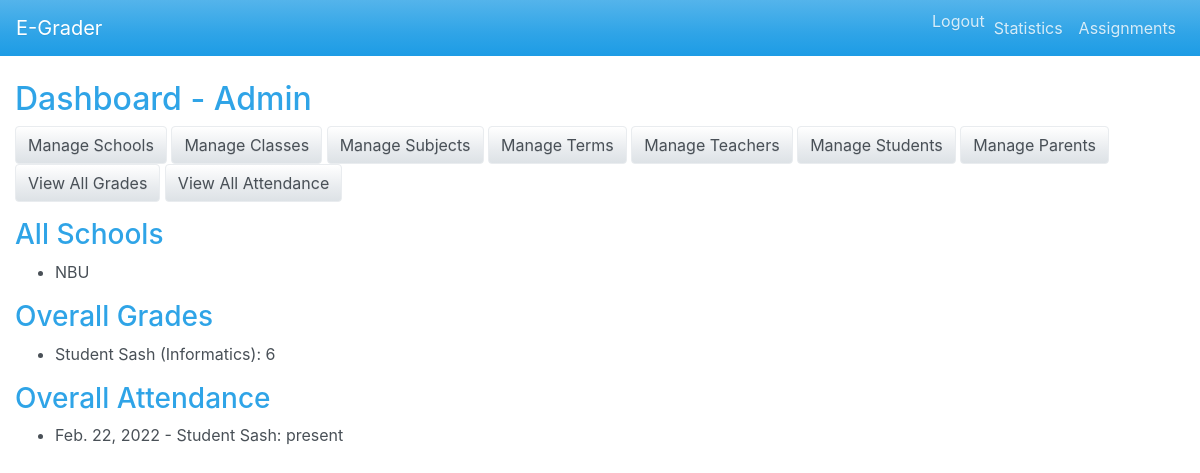
/ (signed in), run on an earlier commit of the app's database.
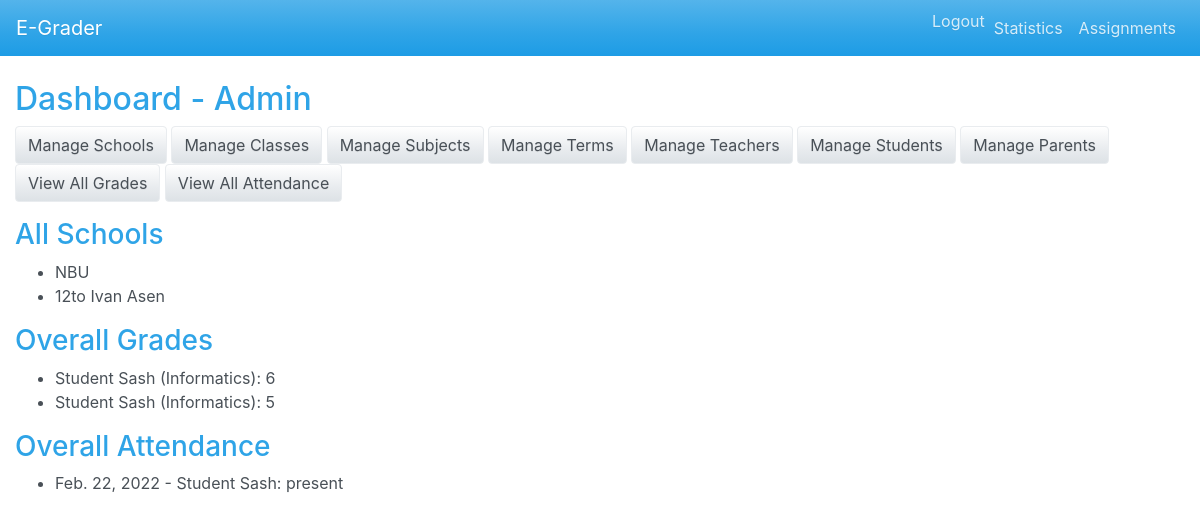
And on a later commit of the database.
### core/models.py (models this page shows, shortened)
class School(models.Model):
    name = models.CharField(max_length=255)
    address = models.TextField()

class Grade(models.Model):
    student = models.ForeignKey(Student, on_delete=models.CASCADE)
    subject = models.ForeignKey(Subject, on_delete=models.CASCADE)
    teacher = models.ForeignKey(Teacher, on_delete=models.CASCADE)
    term = models.ForeignKey(ProgramTerm, on_delete=models.CASCADE)
    value = models.PositiveSmallIntegerField()
    date = models.DateField(auto_now_add=True)

class Student(models.Model):
    user = models.OneToOneField(User, on_delete=models.CASCADE)
    school = models.ForeignKey(School, on_delete=models.CASCADE)
    class_year = models.ForeignKey(ClassYear, on_delete=models.SET_NULL, null=True, blank=True)

class User(AbstractUser):
    role = models.CharField(max_length=20, choices=ROLE_CHOICES)

class Subject(models.Model):
    name = models.CharField(max_length=100)

class Attendance(models.Model):
    student = models.ForeignKey(Student, on_delete=models.CASCADE)
    subject = models.ForeignKey(Subject, on_delete=models.CASCADE)
    teacher = models.ForeignKey(Teacher, on_delete=models.CASCADE)
    date = models.DateField()
    status = models.CharField(max_length=10, choices=ATTENDANCE_STATUS)

### core/views.py (the view)
# urls.py: path('', DashboardView.as_view(), name='dashboard'),
@method_decorator(login_required, name='dispatch')
class DashboardView(TemplateView):
    template_name = 'dashboard.html'
    def get_context_data(self, **kwargs):
        context = super().get_context_data(**kwargs)
        user = self.request.user
        role = user.role
        context['role'] = role
        if role == 'teacher':
            context['grades'] = Grade.objects.filter(teacher__user=user)
            context['attendance'] = Attendance.objects.filter(teacher__user=user)
        elif role == 'parent':
            context['grades'] = Grade.objects.filter(student__parents__user=user)
            context['attendance'] = Attendance.objects.filter(student__parents__user=user)
        elif role == 'student':
            context['grades'] = Grade.objects.filter(student__user=user)
            context['attendance'] = Attendance.objects.filter(student__user=user)
        elif role in ['director', 'admin']:
            context['schools'] = School.objects.all()
            context['grades'] = Grade.objects.all()
            context['attendance'] = Attendance.objects.all()
        return context

### templates/dashboard.html (shortened to what this page needs)
{% extends 'base.html' %}
{% block content %}
<h2>Dashboard - {{ role|title }}</h2>
{% if role == 'director' or role == 'admin' %}
    <div class="mb-3">
        <a class="btn btn-secondary" href="{% url 'school_list' %}">Manage Schools</a>
        <a class="btn btn-secondary" href="{% url 'classyear_list' %}">Manage Classes</a>
        <a class="btn btn-secondary" href="{% url 'subject_list' %}">Manage Subjects</a>
        <a class="btn btn-secondary" href="{% url 'term_list' %}">Manage Terms</a>
        <a class="btn btn-secondary" href="{% url 'teacher_list' %}">Manage Teachers</a>
        <a class="btn btn-secondary" href="{% url 'student_list' %}">Manage Students</a>
        <a class="btn btn-secondary" href="{% url 'parent_list' %}">Manage Parents</a>
        <a class="btn btn-secondary" href="{% url 'grade_list' %}">View All Grades</a>
        <a class="btn btn-secondary" href="{% url 'attendance_list' %}">View All Attendance</a>
    </div>
    <h3>All Schools</h3>
    <ul>
    {% for school in schools %}
        <li>{{ school.name }}</li>
    {% endfor %}
    </ul>
    <h3>Overall Grades</h3>
    <ul>
    {% for g in grades %}
        <li>{{ g.student.user.get_full_name }} ({{ g.subject.name }}): {{ g.value }}</li>
    {% endfor %}
    </ul>
    <h3>Overall Attendance</h3>
    <ul>
    {% for a in attendance %}
        <li>{{ a.date }} - {{ a.student.user.get_full_name }}: {{ a.status }}</li>
    {% endfor %}
    </ul>
{% endif %}
{% endblock %}

What changed in the data, as far as the page shows it:
added School: name "12to Ivan Asen"
added Grade: student.user.get_full_name "Student Sash", subject.name "Informatics", value "5"
